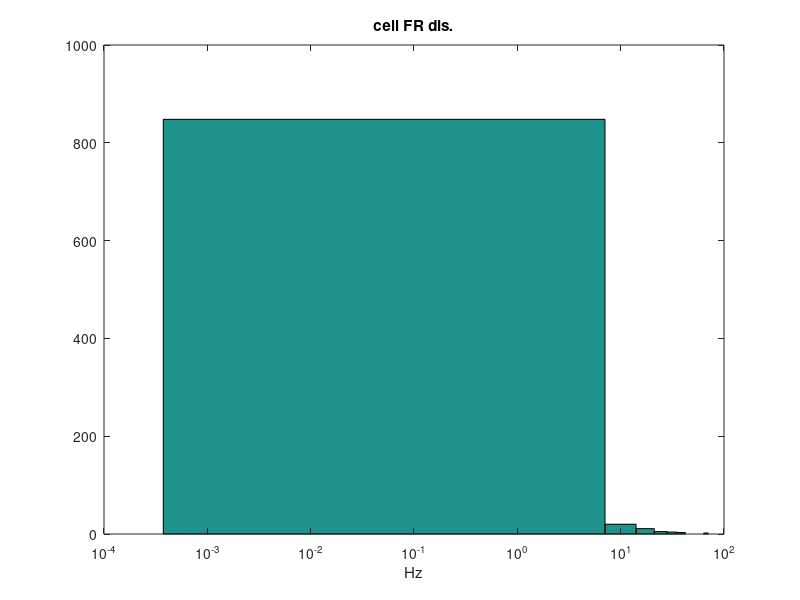
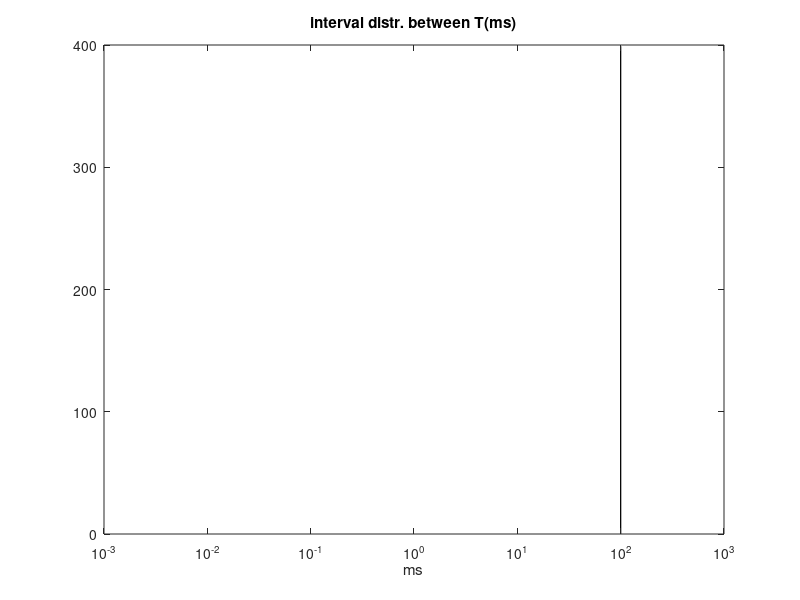

Recreate these plots in MATLAB, in order. (Note: this script raises an error after producing the figures.)
clear all;close all;
clc;
%%%%
% For theta input: F=8 & sigma_spk=40
% For 20Hz input:  F=20 & sigma_spk=10
%%%%

rng(1)
F=8; %%%%%Hz  define rythmicity f(Hz)-main
FR=2; %20 %%%%control mean FR of input(Hz)
scale=1;
cell_num=893*scale;%%%%% number of cells needed to generate, including PFC,ER and PR,1800 as original
t_len=50000; %defind time length to generate(ms)
sigma_FR=120;%0.2; %%Hz, to control the variability among cells' FR
sigma_spk=30;%5; %%ms, to control the variability within one cell's spk time

mu = log((FR^2)/sqrt(sigma_FR+FR^2));
sigma = sqrt(log(sigma_FR/(FR^2)+1));

FR_cell = lognrnd(mu,sigma,[cell_num,1]); %%%randomize FR
spk_num_cell=round(t_len*FR_cell/1000);
figure (1)
hist(FR_cell);set(gca,'xscale','log');xlabel('Hz'); title('cell FR dis.');


%%%%generate nT(interval) based on lognormal distribution
T_main=1000/F; %%%%%Hz  define main rythmicity interval(ms)
T_rand=T_main;
sigma_T=1*7; %%to control the variability among interval(ms)

mu = log((T_main^2)/sqrt(sigma_T+T_main^2));
sigma = sqrt(log(sigma_T/(T_main^2)+1));
k=0;
while T_rand(end)<=t_len;
    k=k+1
    T_temp=[];T_temp=T_rand(end)+lognrnd(mu,sigma);
    T_rand=[T_rand,T_temp];
end
figure (345)
hist(diff(T_rand),[0:0.01:100]);set(gca,'xscale','log');xlabel('ms');title('interval distr. between T(ms)');

for j=1:cell_num;
    clear spk_int
    spk_int=datasample([1:numel(T_rand)],spk_num_cell(j));
    spiketime_cell{j,1}=T_rand(spk_int)+normrnd(0,sigma_spk,[1,numel(spk_int)]); %%%to store spk time(ms) per cell
    
    spiketime_cell{j,1}=unique(round(spiketime_cell{j,1}(1,spiketime_cell{j,1}>0)*1e2)/1e2);%%%%make sure event diff is greater thn 0.01
    spiketime_cell{j,1}=sort(spiketime_cell{j,1});
end

%%%plot generated spike raster
%figure (2)
% for i=1:cell_num;
% hold on;plot(spiketime_cell{i,1},i*ones(1,numel(spiketime_cell{i,1})),'red.')
% end;
% axis tight;

%%%%plot moving-windowed firing rate     
spiketimes=[spiketime_cell{:}]';
spiketimes=spiketimes(spiketimes<=t_len&spiketimes>0.5);
binSize = 20; %%ms
timeMax = max(spiketimes);
timeMax = timeMax - binSize;
binSpikeCount = [];

% tt_low=[0:1:tstop]-(binSize/2);
tt_up=[0:1:t_len]+(binSize/2);
N_up = histc(spiketimes, tt_up);

movingSum = conv(N_up, ones(1, binSize));% N_up = histc(spiketimes, tt_up);

%%%%to plot P and I group rate sepertated.
% spiketimes_P=[spiketime_cell{1:27*900}]';
% spiketimes_I=[spiketime_cell{27*900+1:27*1000}]';
% movingSum_P=conv(histc(spiketimes_P, tt_up),ones(1, binSize));
% movingSum_I=conv(histc(spiketimes_I, tt_up),ones(1, binSize));
% figure(789)
% plot(movingSum_P/(27*900));hold on;plot(movingSum_I/(27*100),'r');legend('norm. group rate for p','norm. group rate for i');

figure (12222)
% psd(movingSum);
nfft=1024/2;fs=1000;
figure;plot(movingSum)
[pxx,f] = pwelch(movingSum,nfft,0,nfft,fs);

figure;plot(f,pxx); set(gca, 'YScale', 'log');set(gca, 'XScale', 'log'); 

% rSPT=round(spiketimes*1);
% rSPT_sort=sort(rSPT);
% rSPT_unique=unique(rSPT_sort);
% [n, bin] = histc(rSPT_sort, rSPT_unique);
% ev_P=zeros(round(max(rSPT_unique)),1);
% ev_P(rSPT_unique)=n;
% 
%      %ev_P(1:exclusive_time) = [];
% windowLen = 1024; 
% ev_P=ev_P-mean(ev_P);
% [f,Pxxn,tvect,Cxx] = psautospk(ev_P, 1, windowLen, bartlett(windowLen), windowLen/2, 'none') ;
% figure(1111)
%      plot(f,Pxxn,'blue', 'LineWidth', 2);
% set(gca,'yscale','log'); set(gca,'xscale','log');legend('PSD for PN firing rate');xlabel('Hz');ylabel('PSD');

%   for tt=0:1:tstop %timeMax
%    binSpikeTimes = spiketimes((spiketimes(:) >= tt-(binSize/2) & spiketimes(:) < tt+ (binSize/2) ) );
%    binSpikeCount(end+1) = length(binSpikeTimes);
% end
% firingRate= (1000*  binSpikeCount / binSize); % / length(nID) ; 
figure (1212123)
% firingRate=firingRate';
%subplot(2,1,1)
% plot(firingRate,'r');% plot(firingRate)
hold on; plot(movingSum*1000/binSize,'r');

dname=''

fid=fopen(fullfile(dname,'spikesmatrix_op_ryt'),'w');  %%%%for saving all pre (both INH and EXC) cells for PNs&ITNs 
for i=1:cell_num;
clear fmt; fmt=[repmat('%.2f\t',1,numel(spiketime_cell{i,:})) '\n'];   %%%%format
spikesnum(i,1) = numel((spiketime_cell{i,:}));   %%%%find spk time, unit is ms
fprintf(fid,fmt,spiketime_cell{i,:});
end

ind_num=cumsum(spikesnum);ind_num=[0;ind_num];
fid_ind=fopen(fullfile(dname,'spikes_ind_ryt'),'w'); %%%%%for saving index for segerate fid file for each neuron
%fclose(fid_ind)
fmt=[repmat('%d\t',1,2) '\n'];
for i=1:cell_num;
    i
 temp=[];temp=[ind_num(i),ind_num(i+1)-1];
 fprintf(fid_ind,fmt,temp);
end
